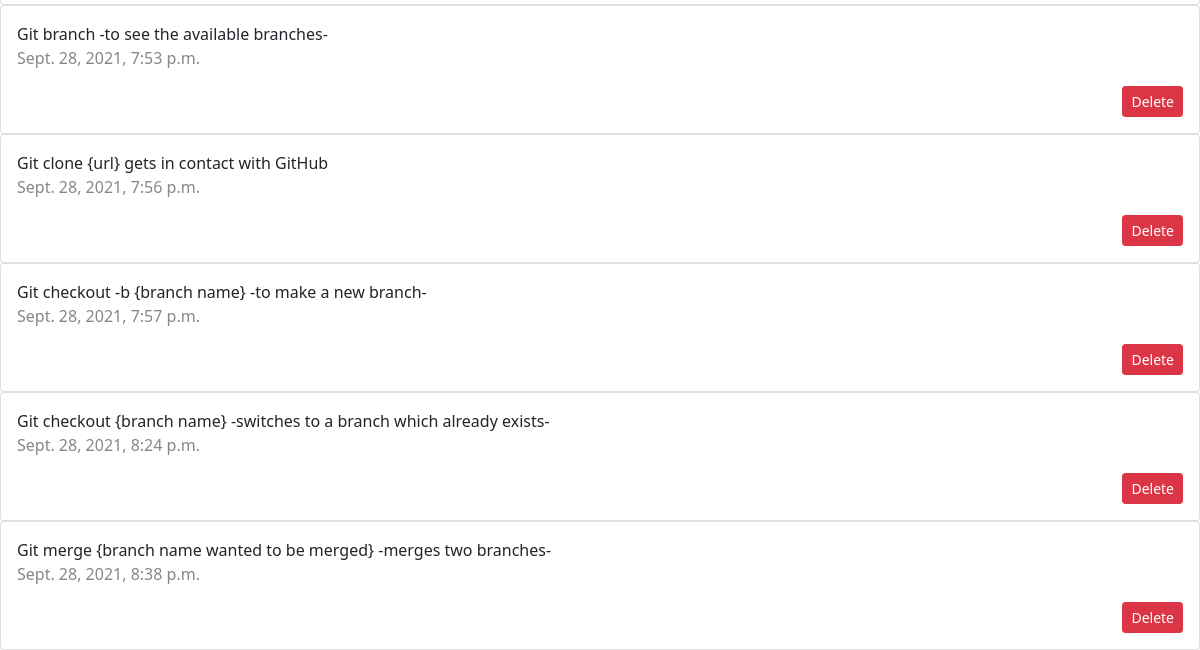
The page /note/ (lower part) on the database as committed earlier.
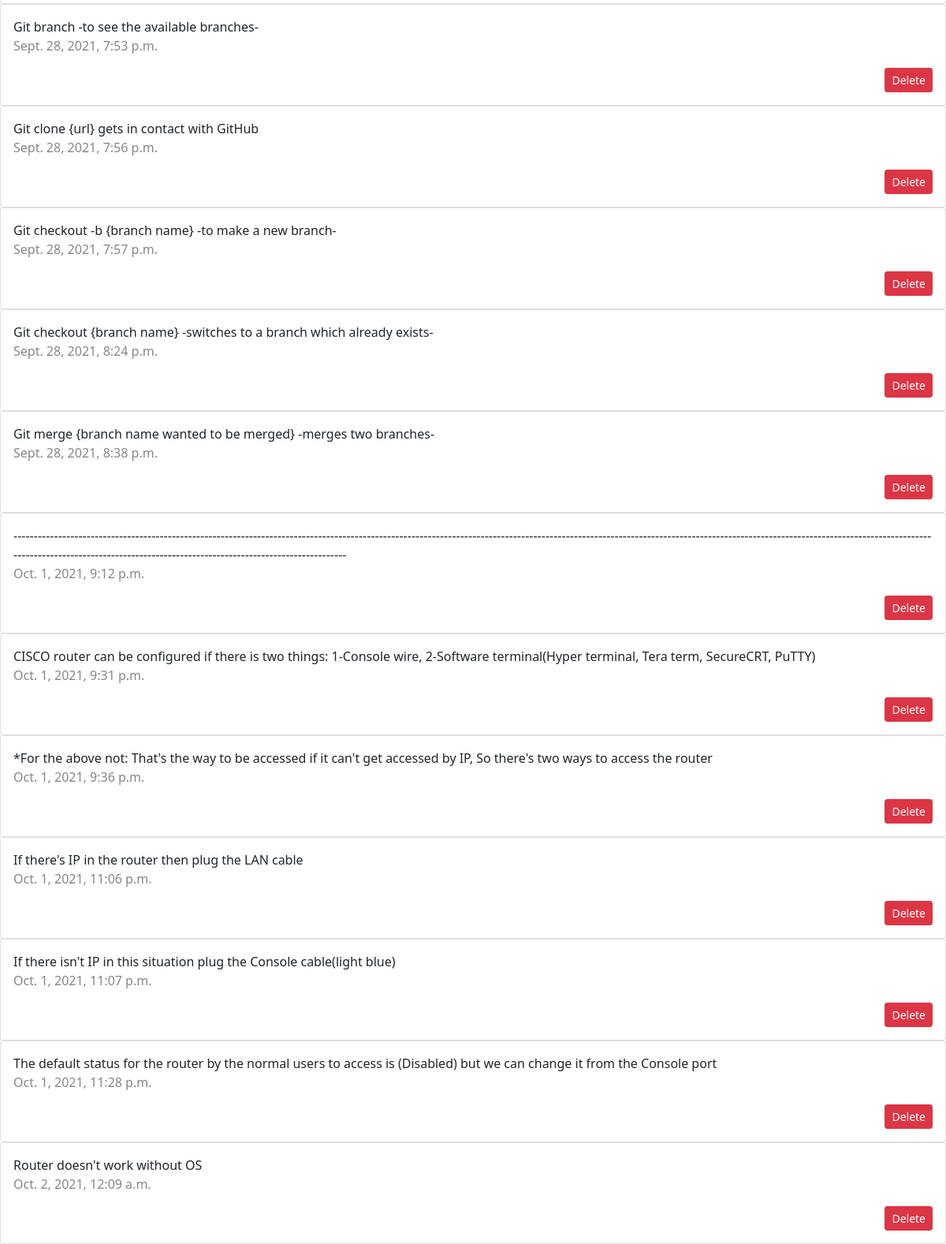
The same page on the database as committed later.
### to_do_list/models.py (models this page shows)
class Note(models.Model):
    note = models.TextField()
    publish_date = models.DateTimeField(blank=True, default=datetime.now())
    def __str__(self):
        return self.note

### to_do_list/views.py (the view)
# urls.py: path('note/', note_view, name='note'),
def note_view(request):
    note = Note.objects.all()
    form = Noteform(request.POST)
    return render(request, 'note.html', {'note': note, 'form': form})

### to_do_list/templates/note.html (shortened to what this page needs)
<!DOCTYPE html>
<html lang="en">
<head>
</head>
{% extends 'navbar.html' %}
{% block content %}
{% if note %}
{% for n in note %}
<div class="card ">
    <div class="card-body">
        {{ n.note|striptags|capfirst }}<br>
        <p style="color: rgb(136, 134, 134);">{{ n.publish_date }}</p>
        <form method="POST" action="{% url 'delete note' %}">
            <div class="d-grid gap-1 justify-content-md-end">
                <button type="submit" class="btn btn-danger btn-sm" name="note_id" value="{{ n.id }}">Delete</button>
            </div>
        </form>
    </div>
</div>
{% endfor %}
{% else %}
<img class="position-absolute top-50 start-50 translate-middle"
    src="https://ihome.agency/en/images/empty-list.png" alt="You really don't have notes?" style="width: 600px;">
{% endif %}
{% endblock %}

### to_do_list/templates/navbar.html (shortened to what this page needs)
<link href="https://cdn.jsdelivr.net/npm/bootstrap@5.1.1/dist/css/bootstrap.min.css" rel="stylesheet"
>
{% block content %}
{% endblock %}

Rows that differ between the two databases and show on the page:
added Note: note "--------------------------------------------------------------------------------------------------------------------------------------------------------------------------------------------------------------------------------------------------------------------------------------------------------------------", publish_date "Oct. 1, 2021, 9:12 p.m.", {{ n.id }} 77 (drawn)
added Note: note "CISCO router can be configured if there is two things: 1-Console wire, 2-Software terminal(Hyper terminal, Tera term, SecureCRT, PuTTY)", publish_date "Oct. 1, 2021, 9:31 p.m.", {{ n.id }} 78 (drawn)
added Note: note "*For the above not: That's the way to be accessed if it can't get accessed by IP, So there's two ways to access the router", publish_date "Oct. 1, 2021, 9:36 p.m.", {{ n.id }} 80 (drawn)
added Note: note "If there's IP in the router then plug the LAN cable", publish_date "Oct. 1, 2021, 11:06 p.m.", {{ n.id }} 81 (drawn)
added Note: note "If there isn't IP in this situation plug the Console cable(light blue)", publish_date "Oct. 1, 2021, 11:07 p.m.", {{ n.id }} 82 (drawn)
added Note: note "The default status for the router by the normal users to access is (Disabled) but we can change it from the Console port", publish_date "Oct. 1, 2021, 11:28 p.m.", {{ n.id }} 83 (drawn)
added Note: note "Router doesn't work without OS", publish_date "Oct. 2, 2021, 12:09 a.m.", {{ n.id }} 85 (drawn)
